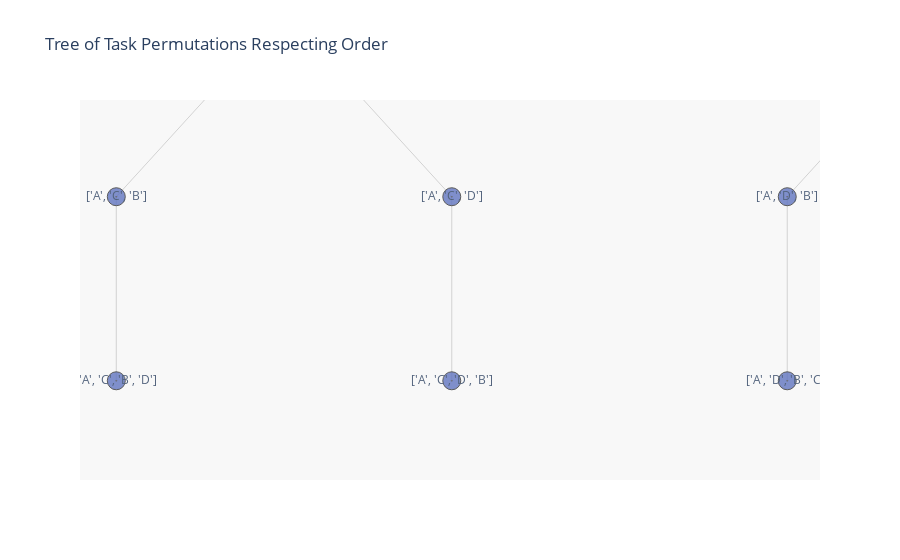

Notebook code for this chart:
### Code cell
import igraph as ig
import plotly.graph_objects as go
import itertools

# Define the items
items = ['A', 'B', 'C', 'D']

# Create the tree nodes
nodes = [[]]  # Start with the root node, which is an empty list

# Function to generate all sequences respecting order
def generate_sequences(items):
    sequences = [[]]
    for length in range(1, len(items) + 1):
        for seq in itertools.permutations(items, length):
            sequences.append(list(seq))
    return sequences

# Generate all sequences of items respecting order
nodes = generate_sequences(items)

# Create edges
edges = []
for i in range(1, len(nodes)):
    for j in range(i):
        if nodes[j] == nodes[i][:-1]:
            edges.append((j, i))

# Create the graph
G = ig.Graph(edges=edges, directed=True)

# Create a layout for the tree
lay = G.layout('rt')

# Position the nodes in the layout
position = {k: lay[k] for k in range(len(nodes))}
Y = [lay[k][1] for k in range(len(nodes))]
M = max(Y)

# Get edges
es = ig.EdgeSeq(G)
E = [e.tuple for e in G.es]

# Prepare coordinates for nodes and edges
L = len(position)
Xn = [position[k][0] for k in range(L)]
Yn = [2*M - position[k][1] for k in range(L)]
Xe = []
Ye = []

for edge in E:
    Xe += [position[edge[0]][0], position[edge[1]][0], None]
    Ye += [2*M - position[edge[0]][1], 2*M - position[edge[1]][1], None]

# Create labels for nodes
labels = [str(node) for node in nodes]

# Create Plotly graph
fig = go.Figure()

# Add edges
fig.add_trace(go.Scatter(x=Xe,
                         y=Ye,
                         mode='lines',
                         line=dict(color='rgb(210,210,210)', width=1),
                         hoverinfo='none'
                         ))

# Add nodes
fig.add_trace(go.Scatter(x=Xn,
                         y=Yn,
                         mode='markers+text',
                         name='',
                         marker=dict(symbol='circle-dot',
                                     size=18,
                                     color='#6175c1',  # node color
                                     line=dict(color='rgb(50,50,50)', width=1)
                                     ),
                         text=labels,
                         hoverinfo='text',
                         opacity=0.8
                         ))

fig.update_layout(title='Tree of Task Permutations Respecting Order',
                  annotations=[],
                  font_size=12,
                  showlegend=False,
                  xaxis=dict(showline=False, zeroline=False, showgrid=False, showticklabels=False),
                  yaxis=dict(showline=False, zeroline=False, showgrid=False, showticklabels=False),
                  hovermode='closest',
                  plot_bgcolor='rgb(248,248,248)'
                  )

fig.show()

### Figure 1 — Plotly figure (JSON) as saved in the notebook; plotly's stock layout.template omitted (floating-point values rounded to 4 significant figures; data arrays with more than 128 entries replaced by an {"elided": "..."} marker saying what was removed)
{"data": [{"hoverinfo": "none", "line": {"color": "rgb(210,210,210)", "width": 1}, "mode": "lines", "type": "scatter", "x": {"elided": "192 float values"}, "y": {"elided": "192 int values"}}, {"hoverinfo": "text", "marker": {"color": "#6175c1", "line": {"color": "rgb(50,50,50)", "width": 1}, "size": 18, "symbol": "circle-dot"}, "mode": "markers+text", "name": "", "opacity": 0.8, "text": ["[]", "['A']", "['B']", "['C']", "['D']", "['A', 'B']", "['A', 'C']", "['A', 'D']", "['B', 'A']", "['B', 'C']", "['B', 'D']", "['C', 'A']", "['C', 'B']", "['C', 'D']", "['D', 'A']", "['D', 'B']", "['D', 'C']", "['A', 'B', 'C']", "['A', 'B', 'D']", "['A', 'C', 'B']", "['A', 'C', 'D']", "['A', 'D', 'B']", "['A', 'D', 'C']", "['B', 'A', 'C']", "['B', 'A', 'D']", "['B', 'C', 'A']", "['B', 'C', 'D']", "['B', 'D', 'A']", "['B', 'D', 'C']", "['C', 'A', 'B']", "['C', 'A', 'D']", "['C', 'B', 'A']", "['C', 'B', 'D']", "['C', 'D', 'A']", "['C', 'D', 'B']", "['D', 'A', 'B']", "['D', 'A', 'C']", "['D', 'B', 'A']", "['D', 'B', 'C']", "['D', 'C', 'A']", "['D', 'C', 'B']", "['A', 'B', 'C', 'D']", "['A', 'B', 'D', 'C']", "['A', 'C', 'B', 'D']", "['A', 'C', 'D', 'B']", "['A', 'D', 'B', 'C']", "['A', 'D', 'C', 'B']", "['B', 'A', 'C', 'D']", "['B', 'A', 'D', 'C']", "['B', 'C', 'A', 'D']", "['B', 'C', 'D', 'A']", "['B', 'D', 'A', 'C']", "['B', 'D', 'C', 'A']", "['C', 'A', 'B', 'D']", "['C', 'A', 'D', 'B']", "['C', 'B', 'A', 'D']", "['C', 'B', 'D', 'A']", "['C', 'D', 'A', 'B']", "['C', 'D', 'B', 'A']", "['D', 'A', 'B', 'C']", "['D', 'A', 'C', 'B']", "['D', 'B', 'A', 'C']", "['D', 'B', 'C', 'A']", "['D', 'C', 'A', 'B']", "['D', 'C', 'B', 'A']"], "type": "scatter", "x": [0, -9, -3, 3, 9, -11, -9, -7, -5, -3, -1, 1, 3, 5, 7, 9, 11, -11.5, -10.5, -9.5, -8.5, -7.5, -6.5, -5.5, -4.5, -3.5, -2.5, -1.5, -0.5, 0.5, 1.5, 2.5, 3.5, 4.5, 5.5, 6.5, 7.5, 8.5, 9.5, 10.5, 11.5, -11.5, -10.5, -9.5, -8.5, -7.5, -6.5, -5.5, -4.5, -3.5, -2.5, -1.5, -0.5, 0.5, 1.5, 2.5, 3.5, 4.5, 5.5, 6.5, 7.5, 8.5, 9.5, 10.5, 11.5], "y": [8, 7, 7, 7, 7, 6, 6, 6, 6, 6, 6, 6, 6, 6, 6, 6, 6, 5, 5, 5, 5, 5, 5, 5, 5, 5, 5, 5, 5, 5, 5, 5, 5, 5, 5, 5, 5, 5, 5, 5, 5, 4, 4, 4, 4, 4, 4, 4, 4, 4, 4, 4, 4, 4, 4, 4, 4, 4, 4, 4, 4, 4, 4, 4, 4]}], "layout": {"autosize": true, "font": {"size": 12}, "hovermode": "closest", "plot_bgcolor": "rgb(248,248,248)", "showlegend": false, "title": {"text": "Tree of Task Permutations Respecting Order"}, "xaxis": {"autorange": false, "range": [-9.608, -7.402], "showgrid": false, "showline": false, "showticklabels": false, "type": "linear", "zeroline": false}, "yaxis": {"autorange": false, "range": [3.461, 5.526], "showgrid": false, "showline": false, "showticklabels": false, "type": "linear", "zeroline": false}}}
